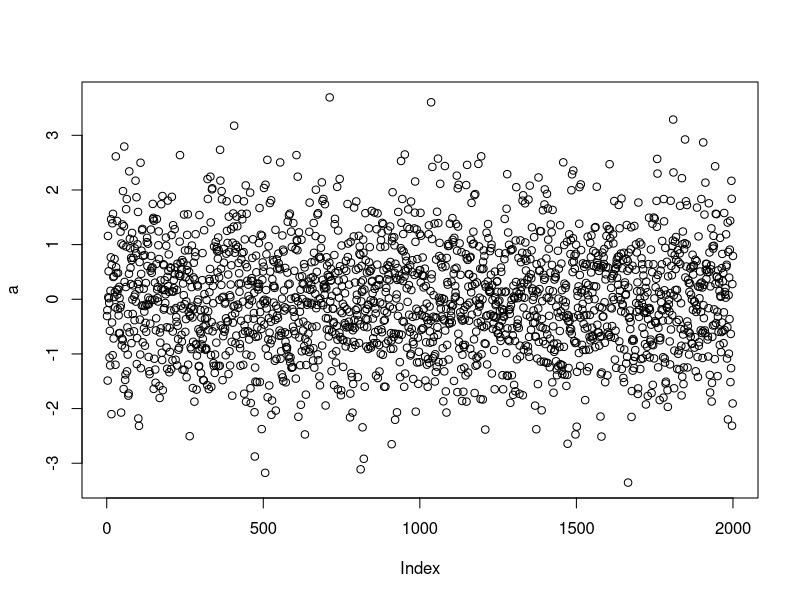
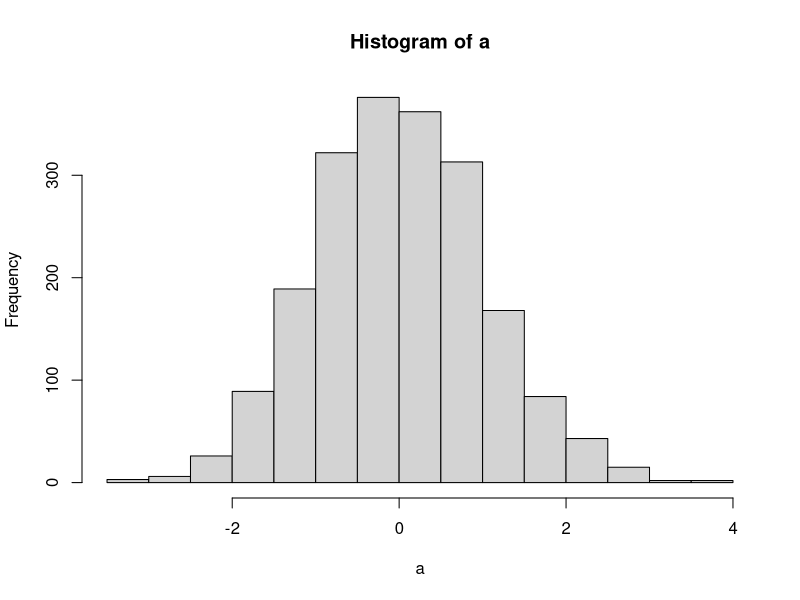

Source code (R) for these figures, in order:
## ---- chunk 1
a<-rnorm (2000)
plot (a)
hist(a)
summary (a)
